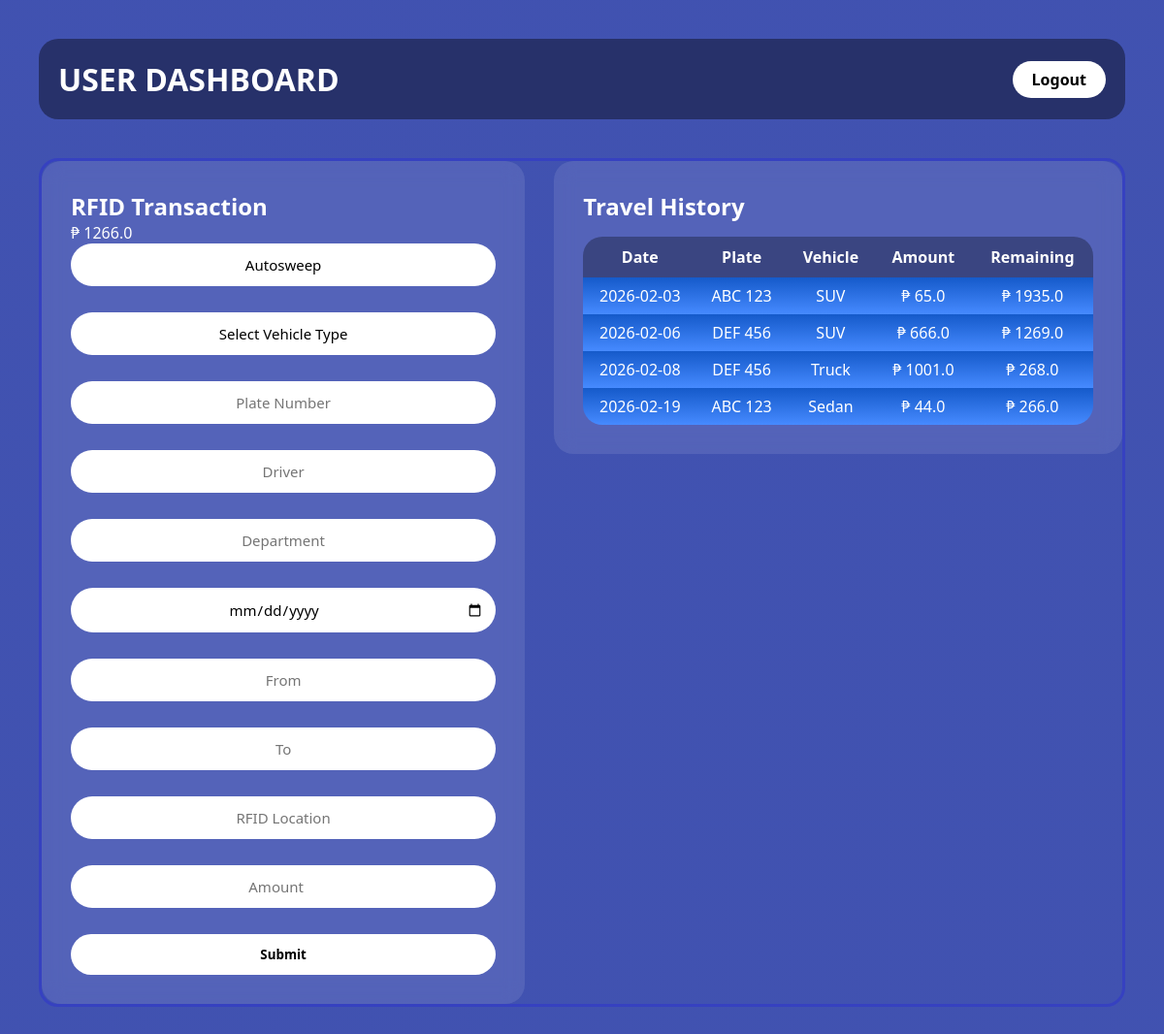
The app's page /dashboard (signed in) with its own data.
### app.py (models this page shows)
class User(db.Model):
    id = db.Column(db.Integer, primary_key=True)
    email = db.Column(db.String(120), unique=True, nullable=False)
    password = db.Column(db.String(120), nullable=False)
    role = db.Column(db.String(20), default="user")
    approved = db.Column(db.Boolean, default=False)
    balance = db.Column(db.Float, default=2000)

class VehicleLog(db.Model):
    id = db.Column(db.Integer, primary_key=True)
    user_id = db.Column(db.Integer, db.ForeignKey("user.id"))
    rfid_type = db.Column(db.String(50))
    vehicle_type = db.Column(db.String(50))
    plate_number = db.Column(db.String(50))
    driver = db.Column(db.String(100))
    department = db.Column(db.String(100))
    travel_date = db.Column(db.String(20))
    from_location = db.Column(db.String(100))
    to_location = db.Column(db.String(100))
    rfid_location = db.Column(db.String(100))
    amount = db.Column(db.Float)
    remaining_balance = db.Column(db.Float)

### app.py (the view, shortened to what this page needs)
@app.route("/dashboard", methods=["GET", "POST"])
def dashboard():
    if "user_id" not in session:
        return redirect(url_for("login"))
    user = User.query.get(session["user_id"])
    logs = VehicleLog.query.filter_by(user_id=user.id).all()
    return render_template(
        "user_dashboard.html",
        logs=logs,
        balance=user.balance
    )

### templates/user_dashboard.html (shortened to what this page needs)
<!DOCTYPE html>
<html lang="en">
<head>
    <link rel="stylesheet" href="{{ url_for('static', filename='style.css') }}">
</head>
<body class="dashboard-container">
<div class="header">
    <h1>USER DASHBOARD</h1>
    <a href="{{ url_for('logout') }}" class="logout-btn">Logout</a>
</div>
<div class="user-split-container">
    <div class="glass-card left-panel">
        <h2>RFID Transaction</h2>
        <div class="balance">
            ₱ {{ balance }}
        </div>
        <form method="POST" class="vertical-form">
            <select name="rfid_type">
                <option>Autosweep</option>
            </select>
            <select name="vehicle_type" required>
                <option value="">Select Vehicle Type</option>
            </select>
            <input type="text" name="plate_number" placeholder="Plate Number" required>
            <input type="text" name="driver" placeholder="Driver" required>
            <input type="text" name="department" placeholder="Department" required>
            <input type="date" name="travel_date" required>
            <input type="text" name="from_location" placeholder="From" required>
            <input type="text" name="to_location" placeholder="To" required>
            <input type="text" name="rfid_location" placeholder="RFID Location" required>
            <input type="number" name="amount" placeholder="Amount" required>
            <button type="submit" class="submit-btn">Submit</button>
        </form>
    </div>
    <div class="glass-card right-panel">
        <h2>Travel History</h2>
        <table>
            <tr>
                <th>Date</th>
                <th>Plate</th>
                <th>Vehicle</th>
                <th>Amount</th>
                <th>Remaining</th>
            </tr>
            {% for log in logs %}
            <tr>
                <td>{{ log.travel_date }}</td>
                <td>{{ log.plate_number }}</td>
                <td>{{ log.vehicle_type }}</td>
                <td>₱ {{ log.amount }}</td>
                <td>₱ {{ log.remaining_balance }}</td>
            </tr>
            {% endfor %}
        </table>
    </div>
</div>
</body>
</html>

### static/style.css (style rules this page uses)
* { margin: 0; padding: 0; box-sizing: border-box; font-family: 'Segoe UI', sans-serif; }
.dashboard-container { min-height: 100vh; padding: 40px; background: linear-gradient(rgba(1,24,150,0.75), rgba(1,24,150,0.75)), url("https://images.candymag.com/candy/images/2022/12/16/applying-to-iacademy.png"); background-size: cover; background-position: center; color: white; }
.header { display: flex; justify-content: space-between; align-items: center; background: rgba(0,0,0,0.4); padding: 20px; border-radius: 20px; margin-bottom: 30px; }
.logout-btn { padding: 8px 20px; background: white; color: black; border-radius: 20px; text-decoration: none; font-weight: bold; }
table { border-collapse: separate; border-spacing: 0; border-radius: 20px; overflow: hidden; }
th { background: linear-gradient( to bottom, #1e3a8a 0%, #2563eb 100% ); color: rgb(255, 255, 255); }
td { background: linear-gradient( to bottom, #155aca 0%, #468aff 100% ); }
.vertical-form { display: flex; flex-direction: column; gap: 12px; }
.vertical-form input, .vertical-form select { padding: 10px; border-radius: 15px; border: none; }
.submit-btn { padding: 12px; border-radius: 25px; border: none; background: white; font-weight: bold; cursor: pointer; }
table { width: 100%; border-collapse: collapse; margin-top: 15px; }
th { background: rgba(0,0,0,0.3); padding: 10px; }
td { padding: 8px; text-align: center; }
tr:nth-child(even) { background: rgba(255,255,255,0.05); }
.user-split-container { display: flex; gap: 30px; margin-top: 40px; }
.left-panel { flex: 1; border-radius: 20px; }
.right-panel { flex: 1.2; border-radius: 20px; overflow-x: auto; }
.glass-card { border-radius: 20px; }
.user-split-container { display: flex; gap: 40px; max-width: 1400px; margin: 40px auto; align-items: flex-start; }
.left-panel, .right-panel { background: rgba(255,255,255,0.1); backdrop-filter: blur(10px); padding: 30px; border-radius: 20px; }
.user-split-container { display: flex; flex-direction: row; gap: 30px; margin-top: 40px; width: 100%; }
.left-panel { flex: 1; }
.right-panel { flex: 1.2; overflow-x: auto; }
.user-split-container { border: 3px solid rgba(17, 0, 248, 0.212); border-radius: 20px; }
.vertical-form input, .vertical-form select, .card input, .card select { width: 100%; padding: 12px; margin-bottom: 15px; border-radius: 30px; border: none; outline: none; font-size: 15px; text-align: center; background: white; color: black; appearance: none; }
.card select, .vertical-form select { cursor: pointer; }

### records on screen
User: balance "1266.0"
VehicleLog: travel_date "2026-02-03", plate_number "ABC 123", vehicle_type "SUV", amount "65.0", remaining_balance "1935.0"
VehicleLog: travel_date "2026-02-06", plate_number "DEF 456", vehicle_type "SUV", amount "666.0", remaining_balance "1269.0"
VehicleLog: travel_date "2026-02-08", plate_number "DEF 456", vehicle_type "Truck", amount "1001.0", remaining_balance "268.0"
VehicleLog: travel_date "2026-02-19", plate_number "ABC 123", vehicle_type "Sedan", amount "44.0", remaining_balance "266.0"
